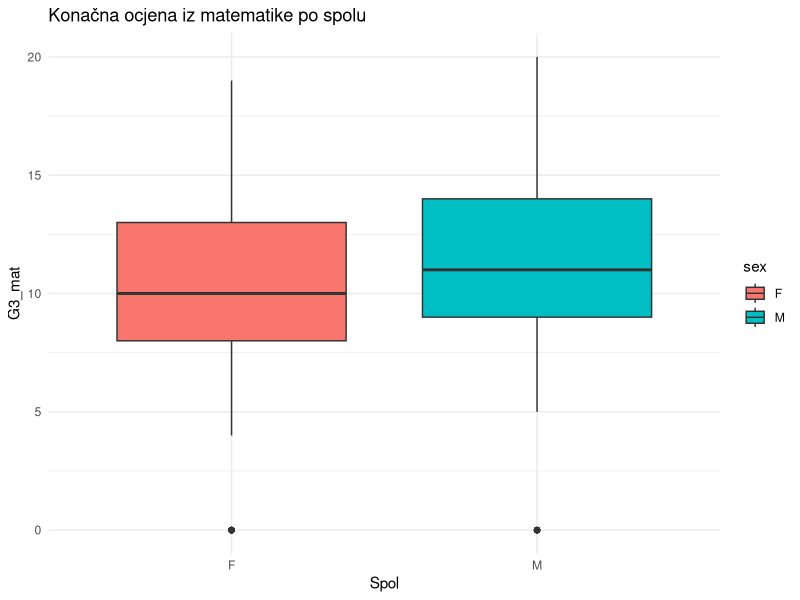
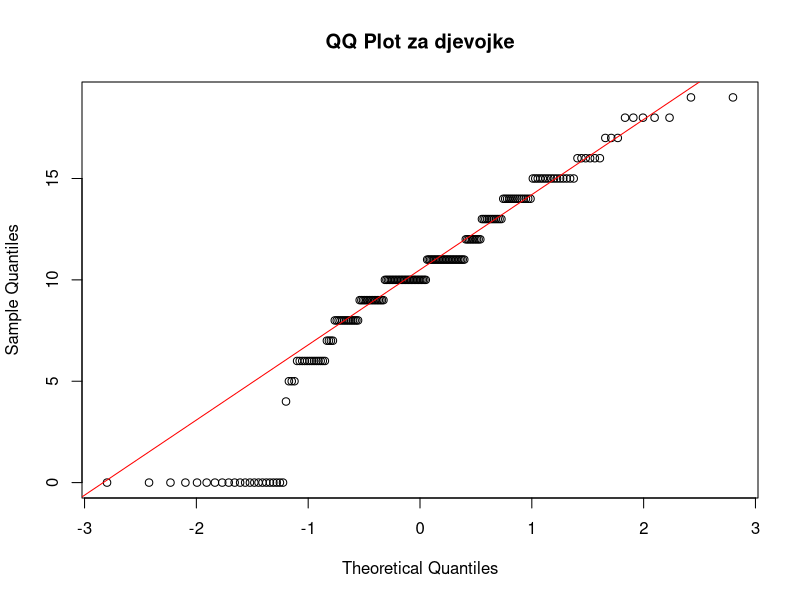
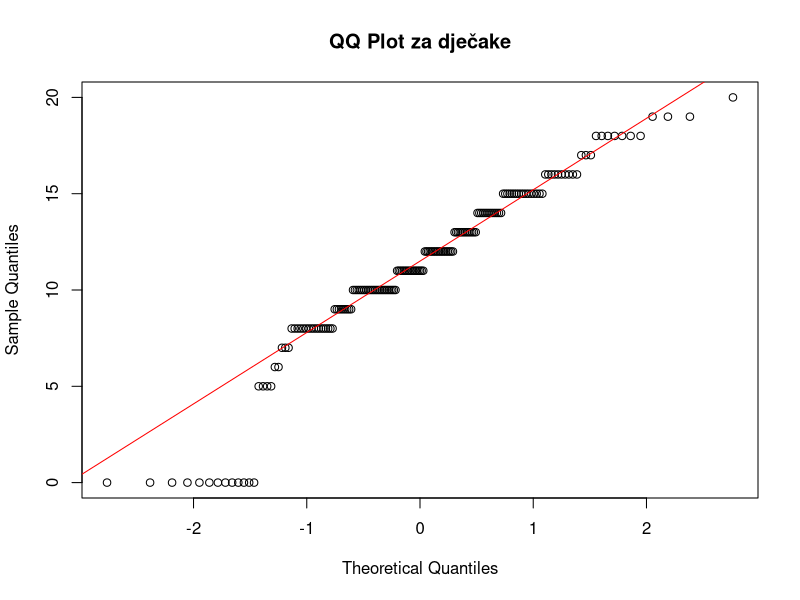
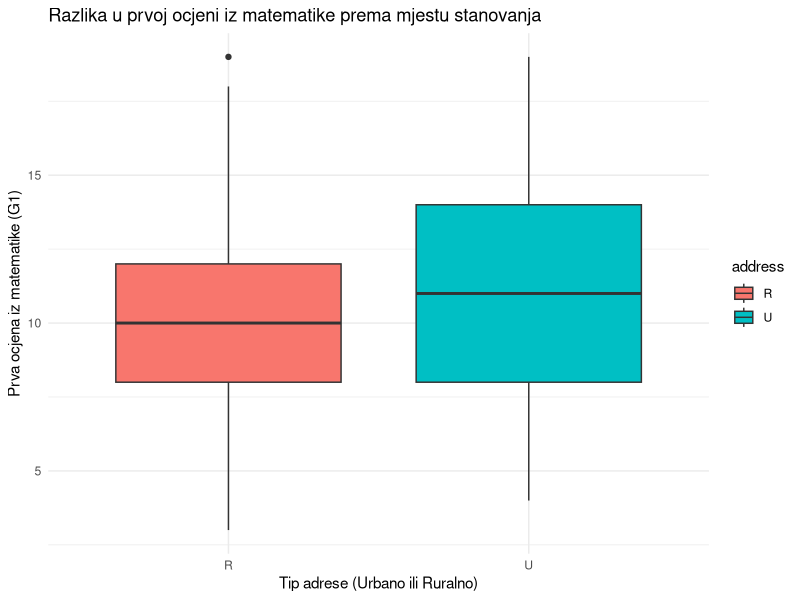
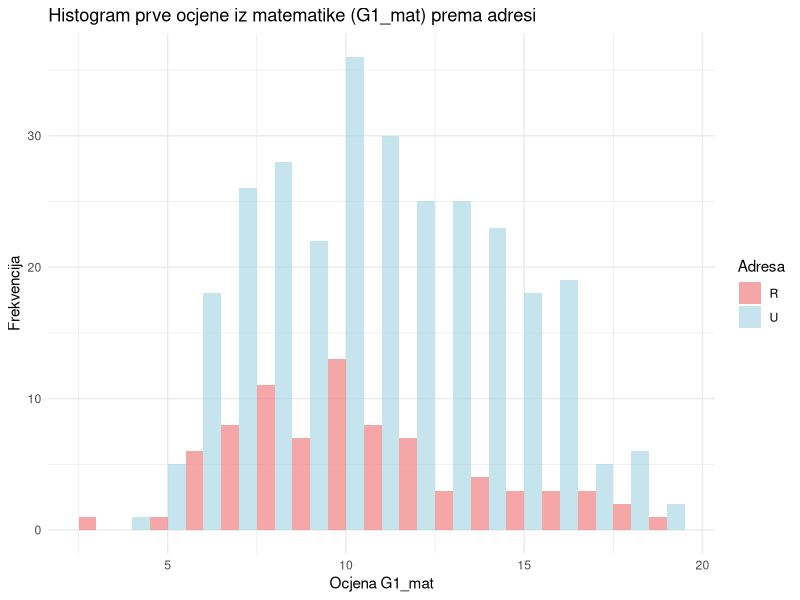
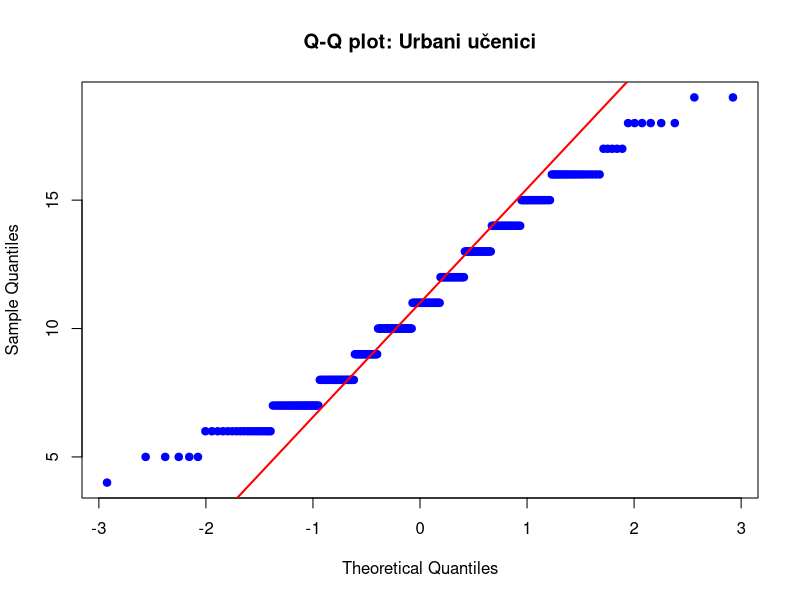
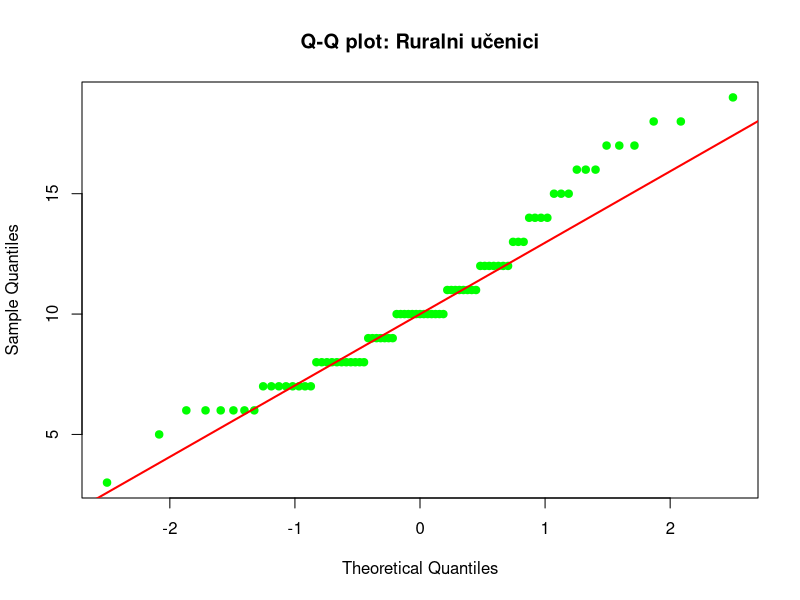
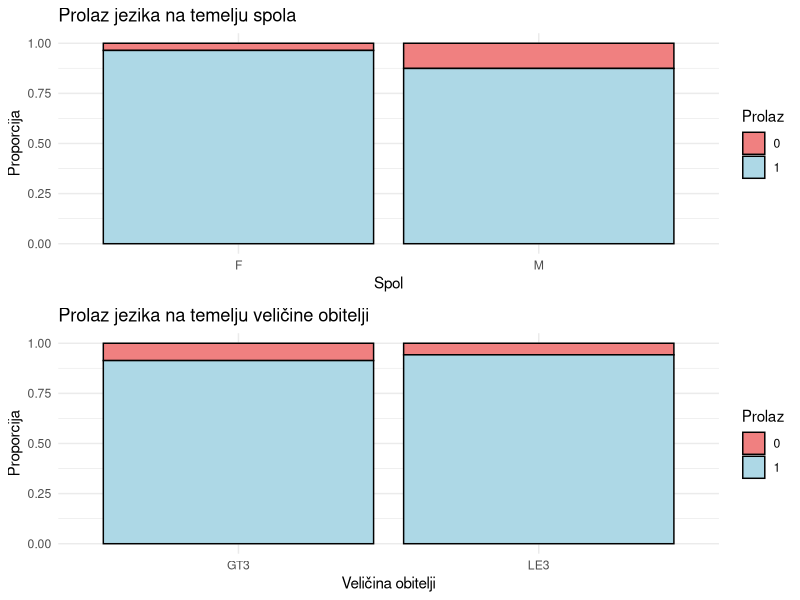

Generate these figures, in order, with R:
## ---- chunk 1
library(tidyverse)
library(pROC)
library(caret)
library(gridExtra)
knitr::opts_chunk$set(echo = TRUE)
## ---- chunk 2
studentData <- read_csv("student_data.csv")
## ---- chunk 3
head(studentData)
## ---- chunk 4
glimpse(studentData)
## ---- chunk 5
missing_vals <- sum(is.na(studentData))
cat("Ukupno nedostajućih vrijednosti:", missing_vals)
## ---- chunk 6
convert_to_factor <- function(data, cols) {
  for (col in cols) {
    data[[col]] <- as.factor(data[[col]])
  }
  return(data)
}

nominal_factors <- c(
  "school", "sex", "address", "famsize", "Pstatus", "schoolsup", "famsup",
  "paid_mat", "paid_por", "activities", "nursery", "higher", "internet", 
  "romantic", "Mjob", "Fjob", "reason", "guardian"
)
studentData <- convert_to_factor(studentData, nominal_factors)
## ---- chunk 7
ordinal_factors <- list(
  famrel       = 1:5,
  freetime     = 1:5,
  goout        = 1:5,
  Dalc         = 1:5,
  Walc         = 1:5,
  health       = 1:5,
  traveltime   = 1:4,
  studytime    = 1:4
)

for (col in names(ordinal_factors)) {
  studentData[[col]] <- factor(studentData[[col]], levels = ordinal_factors[[col]], ordered = TRUE)
}
## ---- chunk 8
head(studentData)
## ---- chunk 9
ggplot(studentData, aes(x = sex, y = G3_mat, fill = sex)) +
  geom_boxplot() +
  labs(
    title = "Konačna ocjena iz matematike po spolu",
    x = "Spol",
    y = "G3_mat"
  ) +
  theme_minimal()
## ---- chunk 10
female_data <- studentData$G3_mat[studentData$sex == "F"]
male_data   <- studentData$G3_mat[studentData$sex == "M"]

qqnorm(female_data, main = "QQ Plot za djevojke")
qqline(female_data, col = "red")

qqnorm(male_data, main = "QQ Plot za dječake")
qqline(male_data, col = "red")
## ---- chunk 11
shapiro.test(female_data)
shapiro.test(male_data)
## ---- chunk 12
var.test(G3_mat ~ sex, data = studentData)
## ---- chunk 13
t.test(G3_mat ~ sex, data = studentData, var.equal = TRUE)
## ---- chunk 14
find_outliers <- function(x) {
  Q1 <- quantile(x, 0.25, na.rm = TRUE)
  Q3 <- quantile(x, 0.75, na.rm = TRUE)
  IQR <- Q3 - Q1
  lower_bound <- Q1 - 1.5 * IQR
  upper_bound <- Q3 + 1.5 * IQR
  outliers <- x[x < lower_bound | x > upper_bound]
  return(outliers)
}
## ---- chunk 15
table(studentData$address)
summary(studentData$G1_mat)
data_U <- subset(studentData, address == "U")
data_R <- subset(studentData, address == "R")
summary(data_U$G1_mat)
summary(data_R$G1_mat)
## ---- chunk 16
ggplot(studentData, aes(x = address, y = G1_mat, fill = address)) +
  geom_boxplot() +
  labs(
    title = "Razlika u prvoj ocjeni iz matematike prema mjestu stanovanja",
    x = "Tip adrese (Urbano ili Ruralno)",
    y = "Prva ocjena iz matematike (G1)"
  ) +
  theme_minimal()
## ---- chunk 17
rural_outliers <- find_outliers(studentData$G1_mat[studentData$address == "R"])
print(rural_outliers)
## ---- chunk 18
ggplot(studentData, aes(x = G1_mat, fill = address)) +
  geom_histogram(
    position = "dodge",
    binwidth = 1,  # Postavi širinu binova
    alpha = 0.7    # Postavi prozirnost za bolju vizualizaciju
  ) +
  labs(
    title = "Histogram prve ocjene iz matematike (G1_mat) prema adresi",
    x = "Ocjena G1_mat",
    y = "Frekvencija",
    fill = "Adresa"
  ) +
  theme_minimal() +
  scale_fill_manual(values = c("U" = "lightblue", "R" = "lightcoral"))
## ---- chunk 19
qqnorm(studentData$G1_mat[studentData$address == "U"], 
       main = "Q-Q plot: Urbani učenici", pch = 19, col = "blue")
qqline(studentData$G1_mat[studentData$address == "U"], col = "red", lwd = 2)
qqnorm(studentData$G1_mat[studentData$address == "R"], 
       main = "Q-Q plot: Ruralni učenici", pch = 19, col = "green")
qqline(studentData$G1_mat[studentData$address == "R"], col = "red", lwd = 2)
## ---- chunk 20
shapiro.test(studentData$G1_mat[studentData$address == "U"])
## ---- chunk 21
shapiro_test_R <- shapiro.test(studentData$G1_mat[studentData$address == "R"])
## ---- chunk 22
shapiro_test_R_no_outliers <- shapiro.test(studentData$G1_mat[studentData$address == "R" & studentData$G1_mat != 19])
print(shapiro_test_R_no_outliers)
## ---- chunk 23
wilcox_test <- wilcox.test(G1_mat ~ address, data = studentData)
print(wilcox_test)
## ---- chunk 24
studentData <- studentData %>%
  mutate(passed_por = ifelse(G3_por >= 10, 1, 0))  # 1 = prošao, 0 = nije prošao
studentData$passed_por <- as.factor(studentData$passed_por)
## ---- chunk 25
table(studentData$passed_por)
## ---- chunk 26
plot1 <- ggplot(studentData, aes(x = sex, fill = passed_por)) +
  geom_bar(position = "fill", color = "black") +
  labs(
    title = "Prolaz jezika na temelju spola",
    x = "Spol",
    y = "Proporcija",
    fill = "Prolaz"
  ) +
  scale_fill_manual(values = c("lightcoral", "lightblue")) +
  theme_minimal()

plot2 <- ggplot(studentData, aes(x = famsize, fill = passed_por)) +
  geom_bar(position = "fill", color = "black") +
  labs(
    title = "Prolaz jezika na temelju veličine obitelji",
    x = "Veličina obitelji",
    y = "Proporcija",
    fill = "Prolaz"
  ) +
  scale_fill_manual(values = c("lightcoral", "lightblue")) +
  theme_minimal()

grid.arrange(plot1, plot2, ncol = 1)
## ---- chunk 27

plot1 <- ggplot(studentData, aes(x = Medu, fill = passed_por)) +
  geom_bar(position = "fill", color = "black") +
  labs(
    title = "Prolaz jezika na temelju obrazovanja majke",
    x = "Obrazovanje majke",
    y = "Proporcija",
    fill = "Prolaz"
  ) +
  scale_fill_manual(values = c("lightcoral", "lightblue")) +
  theme_minimal()

plot2 <- ggplot(studentData, aes(x = Fedu, fill = passed_por)) +
  geom_bar(position = "fill", color = "black") +
  labs(
    title = "Prolaz jezika na temelju obrazovanja oca",
    x = "Obrazovanje oca",
    y = "Proporcija",
    fill = "Prolaz"
  ) +
  scale_fill_manual(values = c("lightcoral", "lightblue")) +
  theme_minimal()

grid.arrange(plot1, plot2, ncol = 1)
## ---- chunk 28
logistic_model <- glm(
  passed_por ~ sex + famsize + Medu + Fedu + Pstatus, 
  data = studentData, 
  family = binomial
)
## ---- chunk 29
summary(logistic_model)
## ---- chunk 30
exp(coef(logistic_model))
## ---- chunk 31
predicted_probabilities <- predict(logistic_model, type = "response")

# Kreiranje predikcija (1 = prošao, 0 = nije prošao)
predicted_classes <- ifelse(predicted_probabilities >= 0.5, 1, 0)
## ---- chunk 32
confusionMatrix(
  factor(predicted_classes, levels = c(0, 1)), 
  studentData$passed_por
)
## ---- chunk 33
roc_curve <- roc(studentData$passed_por, predicted_probabilities)

# Plot ROC krivulje
plot(roc_curve, main = "ROC krivulja", col = "blue", lwd = 2)
cat("AUC:", auc(roc_curve), "\n")
## ---- chunk 34
studentData$total_absences <- studentData$absences_mat + studentData$absences_por

ggplot(studentData, aes(x = total_absences)) +
  geom_histogram(binwidth = 1, fill = "lightblue", color = "black", alpha = 0.7) +
  labs(
    title = "Distribucija izostanaka",
    x = "Broj izostanaka",
    y = "Broj učenika"
  ) +
  theme_minimal()
## ---- chunk 35
Q1 <- quantile(studentData$total_absences, 0.25)
Q3 <- quantile(studentData$total_absences, 0.75)
IQR <- Q3 - Q1

lower_bound <- Q1 - 1.5 * IQR
upper_bound <- Q3 + 1.5 * IQR

cleaned_data <- studentData[studentData$total_absences >= 
                              lower_bound & studentData$total_absences <= upper_bound, ]

hist(cleaned_data$total_absences, main = "Histogram ukupnih izostanaka",
     xlab = "Total Absences", col = "skyblue", border = "black")
## ---- chunk 36
shapiro.test(studentData$total_absences)
shapiro.test(cleaned_data$total_absences)

## ---- chunk 37
wilcox_result <- wilcox.test(total_absences ~ address, data = studentData)
print(wilcox_result)
## ---- chunk 38
ggplot(studentData, aes(x = address, y = total_absences, fill = address)) + 
  geom_boxplot(color = "black", alpha = 0.7) + 
  labs(
    title = "Distribucija ukupnih izostanaka po mjestu stanovanja",
    x = "Mjesto stanovanja",
    y = "Ukupni izostanci"
  ) + 
  scale_fill_manual(values = c("lightgreen", "lightcoral")) + 
  theme_minimal()
## ---- chunk 39
kruskal_test_alcohol <- kruskal.test(total_absences ~ Dalc, data = studentData)
print(kruskal_test_alcohol)
## ---- chunk 40
pairwise_wilcox_alcohol <- pairwise.wilcox.test(studentData$total_absences,
                                                studentData$Dalc, 
                                                p.adjust.method = "BH", exact = FALSE)

print(pairwise_wilcox_alcohol)
## ---- chunk 41
ggplot(studentData, aes(x = factor(Dalc), y = total_absences, fill = factor(Dalc))) +
  geom_boxplot() +
  labs(
    title = "Box plot izostanaka u odnosu na konzumaciju alkohola tjedno",
    x = "Konzumacija alkohola tjedno",
    y = "Izostanci"
  ) +
  scale_fill_brewer(palette = "Set3", labels = c("Vrlo rijetko", 
                              "Rijetko", "Umjereno", "Često", "Vrlo često")) +
  theme_minimal() +
  theme(legend.position = "none") 
